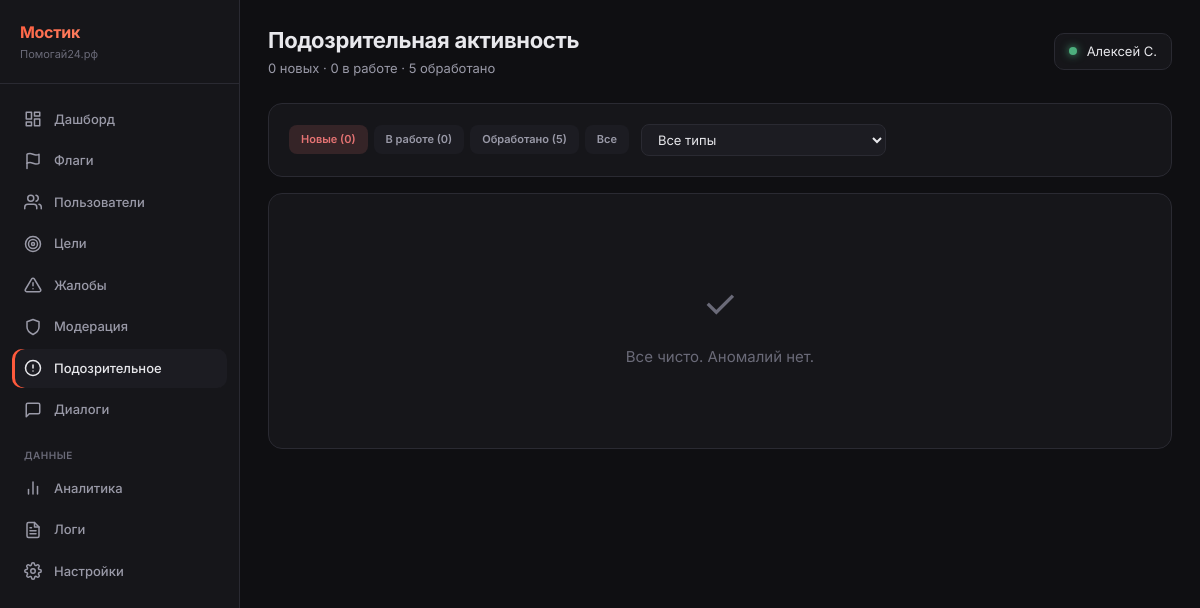
The app's page /_metrics/suspicious (signed in), older data.
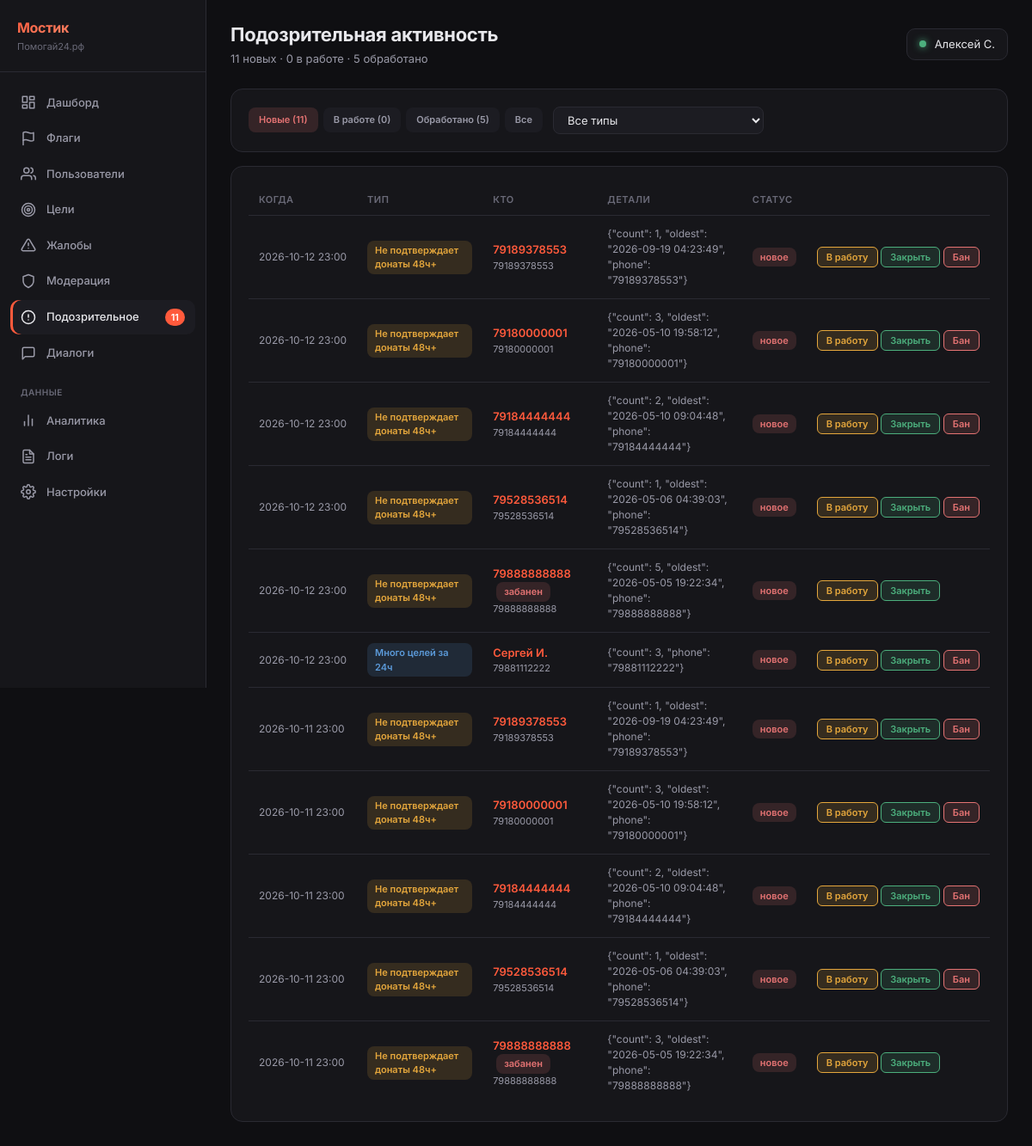
The same page, newer data.
### tables this page shows
CREATE TABLE users (
            id INTEGER PRIMARY KEY AUTOINCREMENT,
            phone TEXT UNIQUE NOT NULL,
            password_hash TEXT NOT NULL,
            email TEXT NULL,
            name TEXT NULL,
            avatar_url TEXT NULL,
            max_id TEXT NULL,
            vk_id TEXT NULL,
            fcm_token TEXT NULL,
            onboarding_passed INTEGER DEFAULT 0,
            rating REAL DEFAULT 0.0,
            rating_level TEXT DEFAULT 'novice',
            confirmations_total INTEGER DEFAULT 0,
            confirmations_approved INTEGER DEFAULT 0,
            confirmations_ignored INTEGER DEFAULT 0,
            donation_streak INTEGER DEFAULT 0,
            goals_helped_close INTEGER DEFAULT 0,
            total_helped_amount REAL DEFAULT 0.00,
            priority_days INTEGER DEFAULT 0,
            circles_of_care INTEGER DEFAULT 0,
            interest_weights TEXT DEFAULT NULL,
            eternal_donation_config TEXT DEFAULT NULL,
            yellow_card_until TEXT NULL,
            is_banned INTEGER DEFAULT 0,
            created_at TEXT DEFAULT (datetime('now'))
        , xp INTEGER DEFAULT 0, xp_level TEXT DEFAULT 'novice', streak_days INTEGER DEFAULT 0, last_action_date TEXT, ip_registered TEXT, author_badge TEXT, trust_score INTEGER DEFAULT 50, trust_level TEXT DEFAULT 'guest', is_admin INTEGER DEFAULT 0, profile_completed INTEGER DEFAULT 0, identity_verified INTEGER DEFAULT 0, city TEXT, region_code TEXT, region_name TEXT, birth_date TEXT, onboarding_step INTEGER DEFAULT 0, identity_verified_at TEXT, identity_doc_path TEXT, identity_selfie_path TEXT);

CREATE TABLE suspicious_activity (
        id INTEGER PRIMARY KEY AUTOINCREMENT,
        user_id INTEGER NULL,
        ip_address TEXT NULL,
        activity_type TEXT NOT NULL,
        details TEXT NULL,
        status TEXT DEFAULT 'new',
        created_at TEXT DEFAULT (datetime('now')),
        FOREIGN KEY (user_id) REFERENCES users(id)
    );

### main.py (the view)
@app.route('/_metrics/suspicious')
@admin_required
def metrics_suspicious():
    user = get_current_user()
    db = get_db()
    status_filter = request.args.get('status', 'new')
    type_filter = request.args.get('type', 'all')
    query = """
        SELECT s.*,
            COALESCE(u.name, u.phone) as user_name,
            u.phone as user_phone,
            u.is_banned as user_banned
        FROM suspicious_activity s
        LEFT JOIN users u ON s.user_id = u.id
        WHERE 1=1
    """
    params = []
    if status_filter != 'all':
        query += " AND s.status = ?"
        params.append(status_filter)
    if type_filter != 'all':
        query += " AND s.activity_type = ?"
        params.append(type_filter)
    query += " ORDER BY s.id DESC LIMIT 200"
    activities = db.execute(query, params).fetchall()
    counts_new = db.execute("SELECT COUNT(*) FROM suspicious_activity WHERE status = 'new'").fetchone()[0]
    counts_reviewed = db.execute("SELECT COUNT(*) FROM suspicious_activity WHERE status = 'reviewed'").fetchone()[0]
    counts_resolved = db.execute("SELECT COUNT(*) FROM suspicious_activity WHERE status = 'resolved'").fetchone()[0]
    types = db.execute("SELECT DISTINCT activity_type FROM suspicious_activity ORDER BY activity_type").fetchall()
    counts = get_sidebar_counts(db)
    db.close()
    type_names = {
        'mass_goals': 'Много целей за 24ч',
        'mass_registration': 'Массовые регистрации с IP',
        'many_flags': 'Много флагов Content Guard',
        'no_confirm_48h': 'Не подтверждает донаты 48ч+',
        'many_reports': 'Много жалоб на юзера',
    }
    return render_template('_metrics/suspicious.html',
        user=user,
        active='suspicious',
        counts=counts,
        activities=activities,
        status_filter=status_filter,
        type_filter=type_filter,
        types=[t['activity_type'] for t in types],
        type_names=type_names,
        counts_new=counts_new,
        counts_reviewed=counts_reviewed,
        counts_resolved=counts_resolved,
    )

### templates/_metrics/suspicious.html (shortened to what this page needs)
{% extends "_metrics/base.html" %}
{% block page_title %}Подозрительная активность{% endblock %}
{% block page_subtitle %}{{ counts_new }} новых · {{ counts_reviewed }} в работе · {{ counts_resolved }} обработано{% endblock %}
{% block content %}
<div class="m-section" style="margin-bottom: 16px;">
    <form method="GET" style="display: flex; gap: 12px; align-items: center; flex-wrap: wrap;">
        <div style="display: flex; gap: 6px;">
            <a href="?status=new" class="m-badge {% if status_filter == 'new' %}danger{% else %}muted{% endif %}" style="text-decoration: none; padding: 6px 12px;">Новые ({{ counts_new }})</a>
            <a href="?status=reviewed" class="m-badge {% if status_filter == 'reviewed' %}warning{% else %}muted{% endif %}" style="text-decoration: none; padding: 6px 12px;">В работе ({{ counts_reviewed }})</a>
            <a href="?status=resolved" class="m-badge {% if status_filter == 'resolved' %}success{% else %}muted{% endif %}" style="text-decoration: none; padding: 6px 12px;">Обработано ({{ counts_resolved }})</a>
            <a href="?status=all" class="m-badge {% if status_filter == 'all' %}info{% else %}muted{% endif %}" style="text-decoration: none; padding: 6px 12px;">Все</a>
        </div>
        <select name="type" onchange="this.form.submit()" style="padding: 6px 12px; background: var(--m-bg-3); border: 1px solid var(--m-border); border-radius: 8px; color: var(--m-text); font-size: 13px; font-family: inherit;">
            <option value="all">Все типы</option>
        </select>
    </form>
</div>
<div class="m-section">
    {% if activities %}
    <table class="m-table">
        <thead>
            <tr>
                <th>Когда</th>
                <th>Тип</th>
                <th>Кто</th>
                <th>Детали</th>
                <th>Статус</th>
                <th></th>
            </tr>
        </thead>
        <tbody>
            {% for a in activities %}
            <tr>
                <td class="muted" style="white-space: nowrap;">{{ a.created_at[:16] }}</td>
                <td>
                    <span class="m-badge {% if a.activity_type == 'no_confirm_48h' %}warning{% elif a.activity_type == 'mass_registration' %}danger{% elif a.activity_type == 'many_flags' %}danger{% else %}info{% endif %}">
                        {{ type_names.get(a.activity_type, a.activity_type) }}
                    </span>
                </td>
                <td>
                    {% if a.user_id %}
                        <a href="/_metrics/users/{{ a.user_id }}" style="color: var(--m-sunset-1); text-decoration: none; font-weight: 600;">
                            {{ a.user_name or ('ID ' + a.user_id|string) }}
                        </a>
                        {% if a.user_banned %}<span class="m-badge danger" style="margin-left: 4px;">забанен</span>{% endif %}
                        <div class="muted" style="font-size: 11px;">{{ a.user_phone or '' }}</div>
                    {% elif a.ip_address %}
                        <code style="color: var(--m-warning); font-size: 12px;">{{ a.ip_address }}</code>
                    {% else %}
                        <span class="muted">—</span>
                    {% endif %}
                </td>
                <td class="muted" style="font-size: 12px; max-width: 300px;">
                    {% if a.details %}{{ a.details[:100] }}{% if a.details|length > 100 %}...{% endif %}{% else %}—{% endif %}
                </td>
                <td>
                    {% if a.status == 'new' %}<span class="m-badge danger">новое</span>
                    {% elif a.status == 'reviewed' %}<span class="m-badge warning">в работе</span>
                    {% else %}<span class="m-badge success">обработано</span>{% endif %}
                </td>
                <td style="white-space: nowrap;">
                    {% if a.status == 'new' %}
                    <form method="POST" action="/_metrics/suspicious/{{ a.id }}/review" style="display: inline;">
                        <button type="submit" style="padding: 4px 10px; background: rgba(229,167,60,0.15); border: 1px solid var(--m-warning); border-radius: 6px; color: var(--m-warning); font-size: 11px; font-weight: 600; font-family: inherit; cursor: pointer;">В работу</button>
                    </form>
                    {% endif %}
                    {% if a.status != 'resolved' %}
                    <form method="POST" action="/_metrics/suspicious/{{ a.id }}/resolve" style="display: inline;">
                        <button type="submit" style="padding: 4px 10px; background: rgba(76,175,125,0.15); border: 1px solid var(--m-success); border-radius: 6px; color: var(--m-success); font-size: 11px; font-weight: 600; font-family: inherit; cursor: pointer;">Закрыть</button>
                    </form>
                    {% endif %}
                    {% if a.user_id and not a.user_banned %}
                    <form method="POST" action="/_metrics/users/{{ a.user_id }}/ban" style="display: inline;">
                        <button type="submit" onclick="return confirm('Забанить?')" style="padding: 4px 10px; background: rgba(229,115,115,0.15); border: 1px solid var(--m-danger); border-radius: 6px; color: var(--m-danger); font-size: 11px; font-weight: 600; font-family: inherit; cursor: pointer;">Бан</button>
                    </form>
                    {% endif %}
                </td>
            </tr>
            {% endfor %}
        </tbody>
    </table>
    {% else %}
    <div class="m-empty" style="padding: 60px 20px;">
        <div style="font-size: 40px; margin-bottom: 12px;">✓</div>
        <div style="font-size: 15px;">Все чисто. Аномалий нет.</div>
    </div>
    {% endif %}
</div>
{% endblock %}

### templates/_metrics/base.html (shortened to what this page needs)
<!DOCTYPE html>
<html lang="ru">
<head>
    <link rel="stylesheet" href="/static/_metrics.css">
</head>
<body>
    <div class="m-layout">
        <aside class="m-sidebar">
            <div class="m-brand">
                <div class="m-brand-title">Мостик</div>
                <div class="m-brand-sub">Помогай24.рф</div>
            </div>
            <nav class="m-nav">
                <a href="/_metrics" class="m-nav-item {% if active == 'dashboard' %}active{% endif %}">
                    <svg viewBox="0 0 24 24" fill="none" stroke="currentColor" stroke-linecap="round" stroke-linejoin="round"><rect x="3" y="3" width="7" height="9"/><rect x="14" y="3" width="7" height="5"/><rect x="14" y="12" width="7" height="9"/><rect x="3" y="16" width="7" height="5"/></svg>
                    Дашборд
                </a>
                <a href="/_metrics/flags" class="m-nav-item {% if active == 'flags' %}active{% endif %}">
                    <svg viewBox="0 0 24 24" fill="none" stroke="currentColor" stroke-linecap="round" stroke-linejoin="round"><path d="M4 15s1-1 4-1 5 2 8 2 4-1 4-1V3s-1 1-4 1-5-2-8-2-4 1-4 1z"/><line x1="4" y1="22" x2="4" y2="15"/></svg>
                    Флаги
                </a>
                <a href="/_metrics/users" class="m-nav-item {% if active == 'users' %}active{% endif %}">
                    <svg viewBox="0 0 24 24" fill="none" stroke="currentColor" stroke-linecap="round" stroke-linejoin="round"><path d="M17 21v-2a4 4 0 0 0-4-4H5a4 4 0 0 0-4 4v2"/><circle cx="9" cy="7" r="4"/><path d="M23 21v-2a4 4 0 0 0-3-3.87"/><path d="M16 3.13a4 4 0 0 1 0 7.75"/></svg>
                    Пользователи
                </a>
                <a href="/_metrics/goals" class="m-nav-item {% if active == 'goals' %}active{% endif %}">
                    <svg viewBox="0 0 24 24" fill="none" stroke="currentColor" stroke-linecap="round" stroke-linejoin="round"><circle cx="12" cy="12" r="10"/><circle cx="12" cy="12" r="6"/><circle cx="12" cy="12" r="2"/></svg>
                    Цели
                </a>
                <a href="/_metrics/reports" class="m-nav-item {% if active == 'reports' %}active{% endif %}">
                    <svg viewBox="0 0 24 24" fill="none" stroke="currentColor" stroke-linecap="round" stroke-linejoin="round"><path d="M10.29 3.86L1.82 18a2 2 0 0 0 1.71 3h16.94a2 2 0 0 0 1.71-3L13.71 3.86a2 2 0 0 0-3.42 0z"/><line x1="12" y1="9" x2="12" y2="13"/><line x1="12" y1="17" x2="12.01" y2="17"/></svg>
                    Жалобы
                </a>
                <a href="/_metrics/moderation" class="m-nav-item {% if active == 'moderation' %}active{% endif %}">
                    <svg viewBox="0 0 24 24" fill="none" stroke="currentColor" stroke-linecap="round" stroke-linejoin="round"><path d="M12 22s8-4 8-10V5l-8-3-8 3v7c0 6 8 10 8 10z"/></svg>
                    Модерация
                </a>
                <a href="/_metrics/suspicious" class="m-nav-item {% if active == 'suspicious' %}active{% endif %}">
                    <svg viewBox="0 0 24 24" fill="none" stroke="currentColor" stroke-linecap="round" stroke-linejoin="round"><circle cx="12" cy="12" r="10"/><line x1="12" y1="8" x2="12" y2="12"/><line x1="12" y1="16" x2="12.01" y2="16"/></svg>
                    Подозрительное
                    {% if counts and counts.suspicious %}<span class="m-nav-badge">{{ counts.suspicious }}</span>{% endif %}
                </a>
                <a href="/_metrics/dialogs" class="m-nav-item {% if active == 'dialogs' %}active{% endif %}">
                    <svg viewBox="0 0 24 24" fill="none" stroke="currentColor" stroke-linecap="round" stroke-linejoin="round"><path d="M21 15a2 2 0 0 1-2 2H7l-4 4V5a2 2 0 0 1 2-2h14a2 2 0 0 1 2 2z"/></svg>
                    Диалоги
                </a>
                <div class="m-nav-section">Данные</div>
                <a href="/_metrics/analytics" class="m-nav-item {% if active == 'analytics' %}active{% endif %}">
                    <svg viewBox="0 0 24 24" fill="none" stroke="currentColor" stroke-linecap="round" stroke-linejoin="round"><line x1="18" y1="20" x2="18" y2="10"/><line x1="12" y1="20" x2="12" y2="4"/><line x1="6" y1="20" x2="6" y2="14"/></svg>
                    Аналитика
                </a>
                <a href="/_metrics/logs" class="m-nav-item {% if active == 'logs' %}active{% endif %}">
                    Логи
                </a>
                <a href="/_metrics/settings" class="m-nav-item {% if active == 'settings' %}active{% endif %}">
                    Настройки
                </a>
            </nav>
        </aside>
        <main class="m-content">
            <header class="m-header">
                <div>
                    <div class="m-title">{% block page_title %}Мостик{% endblock %}</div>
                    <div class="m-subtitle">{% block page_subtitle %}{% endblock %}</div>
                </div>
                <div class="m-user">
                    <span class="m-user-dot"></span>
                    {{ user.name or user.phone }}
                </div>
            </header>
            {% block content %}{% endblock %}
        </main>
    </div>
</body>
</html>

Row changes from the older to the newer data that the page shows:
added suspicious_activity: created_at "2026-10-12 23:00", get "Не подтверждает донаты 48ч+", user_name "79189378553", phone "79189378553", details "{\"count\": 1, \"oldest\": \"2026-09-19 04:23:49\", \"phone\": \"79189378553\"}", status "новое"
added suspicious_activity: created_at "2026-10-12 23:00", get "Не подтверждает донаты 48ч+", user_name "79180000001", phone "79180000001", details "{\"count\": 3, \"oldest\": \"2026-05-10 19:58:12\", \"phone\": \"79180000001\"}", status "новое"
added suspicious_activity: created_at "2026-10-12 23:00", get "Не подтверждает донаты 48ч+", user_name "79184444444", phone "79184444444", details "{\"count\": 2, \"oldest\": \"2026-05-10 09:04:48\", \"phone\": \"79184444444\"}", status "новое"
added suspicious_activity: created_at "2026-10-12 23:00", get "Не подтверждает донаты 48ч+", user_name "79528536514", phone "79528536514", details "{\"count\": 1, \"oldest\": \"2026-05-06 04:39:03\", \"phone\": \"79528536514\"}", status "новое"
added suspicious_activity: created_at "2026-10-12 23:00", get "Не подтверждает донаты 48ч+", user_name "79888888888", shows "забанен", phone "79888888888", details "{\"count\": 5, \"oldest\": \"2026-05-05 19:22:34\", \"phone\": \"79888888888\"}", status "новое"
added suspicious_activity: created_at "2026-10-12 23:00", get "Много целей за 24ч", user_name "Сергей И.", phone "79881112222", details "{\"count\": 3, \"phone\": \"79881112222\"}", status "новое"
added suspicious_activity: created_at "2026-10-11 23:00", get "Не подтверждает донаты 48ч+", user_name "79189378553", phone "79189378553", details "{\"count\": 1, \"oldest\": \"2026-09-19 04:23:49\", \"phone\": \"79189378553\"}", status "новое"
added suspicious_activity: created_at "2026-10-11 23:00", get "Не подтверждает донаты 48ч+", user_name "79180000001", phone "79180000001", details "{\"count\": 3, \"oldest\": \"2026-05-10 19:58:12\", \"phone\": \"79180000001\"}", status "новое"
added suspicious_activity: created_at "2026-10-11 23:00", get "Не подтверждает донаты 48ч+", user_name "79184444444", phone "79184444444", details "{\"count\": 2, \"oldest\": \"2026-05-10 09:04:48\", \"phone\": \"79184444444\"}", status "новое"
added suspicious_activity: created_at "2026-10-11 23:00", get "Не подтверждает донаты 48ч+", user_name "79528536514", phone "79528536514", details "{\"count\": 1, \"oldest\": \"2026-05-06 04:39:03\", \"phone\": \"79528536514\"}", status "новое"
added suspicious_activity: created_at "2026-10-11 23:00", get "Не подтверждает донаты 48ч+", user_name "79888888888", shows "забанен", phone "79888888888", details "{\"count\": 3, \"oldest\": \"2026-05-05 19:22:34\", \"phone\": \"79888888888\"}", status "новое"
Text that changed along with them:
{{ counts.suspicious }}: (not shown) → "11"
{{ counts_new }}: "0" → "11"
text no longer shown: "✓ Все чисто. Аномалий нет."
text now shown: "КОГДА ТИП КТО ДЕТАЛИ СТАТУС"
